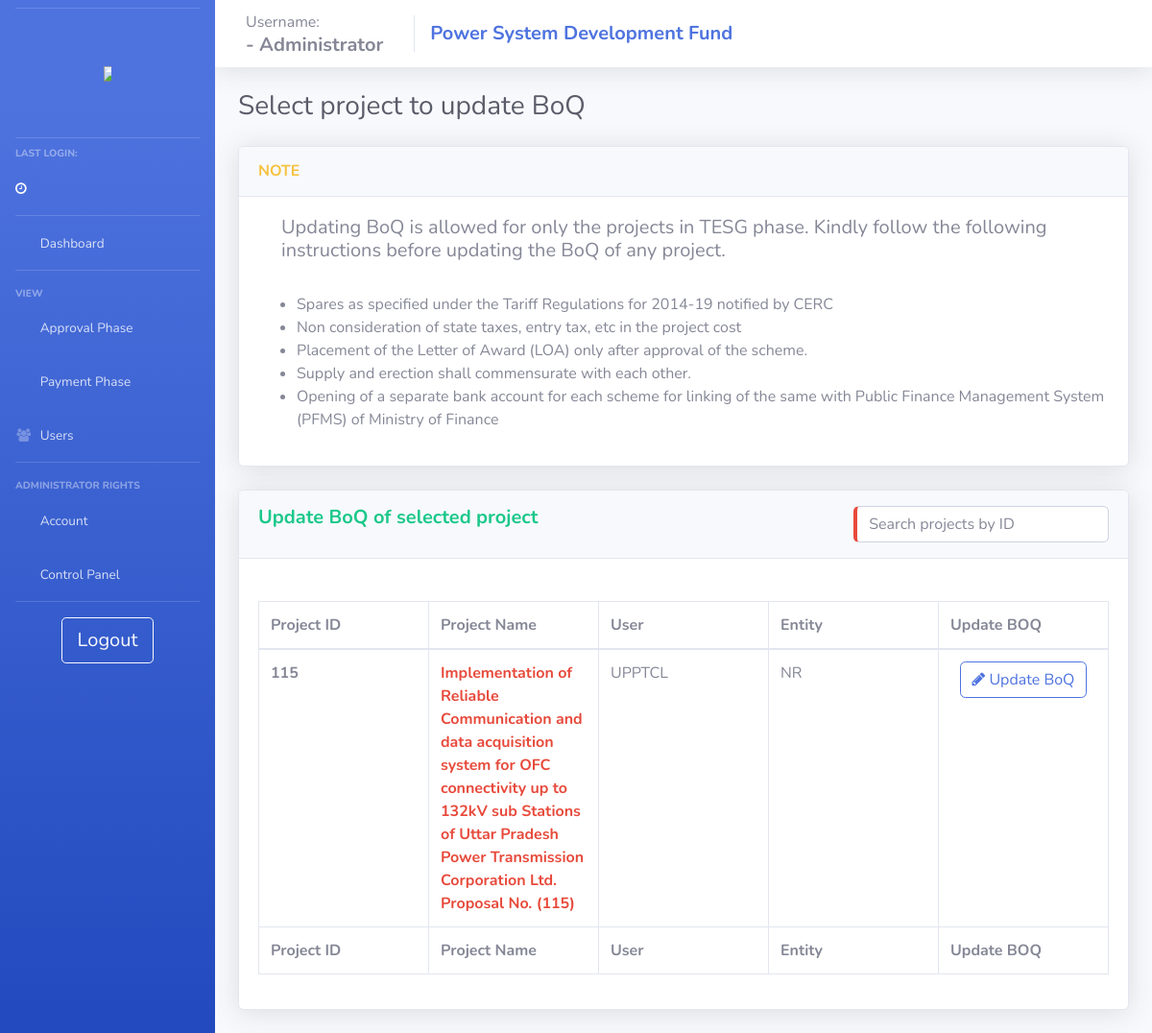
Page /update_boq/0 (signed in) on the committed database.
### psdf_main/models.py (models this page shows)
class projects(models.Model):
    userid = models.ForeignKey(users, null = True, on_delete = models.SET_NULL)
    name = models.CharField(max_length=200, null = False)
    newid = models.IntegerField(null = True, unique=True)
    dprsubdate = models.DateField(null = True)
    amt_asked = models.FloatField(null = False)
    amt_approved = models.FloatField(null = True)
    amt_released = models.FloatField(null = True)
    schedule = models.IntegerField(null = True)
    fundcategory = models.CharField(max_length=20, null = True)
    projectpath = models.TextField(null = True)
    quantumOfFunding = models.FloatField(null = True)
    status = models.CharField(max_length=1, null = True, default = '1')
    submitted_boq  = models.TextField(null=True)
    approved = models.BooleanField(default = False)
    deny = models.BooleanField(default = False)
    remark = models.TextField(null = True)
    denydate = models.DateField(null = True)
    approvedate = models.DateField(null = True)
    tesg_list = models.TextField(null=True)
    dpraprdate = models.DateField(null = True, auto_now_add=True)
    tesgaprdate = models.DateField(null = True)
    appraprdate = models.DateField(null = True)
    moniaprdate = models.DateField(null = True)
    workflow = models.TextField(null=True)
    doc_path = models.TextField(null=True)
    doc_sign_date = models.DateField(null=True)

class users(models.Model):
    username = models.CharField(max_length=200, null = False, unique = True)
    password = models.CharField(max_length=200, null = True)
    nodal = models.CharField(max_length=200, null = True)
    region = models.CharField(max_length=20, null = True)
    email = models.TextField(max_length=50, null=True)
    utilname = models.CharField(max_length=400, null = True)
    contact = models.CharField(max_length=10, null = True)
    address = models.CharField(max_length=500, null = True)
    reqdate = models.DateField(auto_now_add=True,null = True)
    aprdate = models.DateField( null = True)
    lastlogin = models.DateTimeField(null = True)
    admin = models.BooleanField(default=False)
    auditor = models.BooleanField(default=False)
    active = models.BooleanField(default=False)
    activate = models.BooleanField(default=False)
    notification = models.TextField(null=True)
    tpd = models.TextField(null=True)

### psdf_main/admin_project_handling.py (the view, shortened to what this page needs)
# urls.py: path('update_boq/<str:projectid>', views.update_boq, name="update_boq"),
def update_boq(request, projectid):
    if adminonline(request):
        context = full_admin_context(request)
        projid = projectid
        if projid == '0':
            context['project_list'] = projects.objects.filter(status = '1')
            return render(request, 'psdf_main/_admin_boq.html', context)
    else:
        return oops(request)

### psdf_main/helpers.py (called while the page is built, shortened)
def adminonline(request):
    if (request.session.has_key('user') and request.session.has_key('admin')):
        return True
    else:
        return False

def userDetails(username):
    user = {}
    userobj = users.objects.filter(username = username)[:1]
    return user

def pen_users(request):
    if adminonline(request):
        penuser = users.objects.filter(activate = False)
        return penuser
    else:
        return oops(request)

def pen_users_num(request):
    if adminonline(request):
        penuser = pen_users(request)
        if penuser:
            return penuser.count()
        else:
            return 0
    else:
        return oops(request)

def full_admin_context(request):
    if adminonline(request):
        context = {'user':userDetails(request.session['user']) , 'nopendingusers' : pen_users_num(request), 'nopendingprojects' : temp_projects.objects.all().exclude(deny = True).count()}
        context['tesgprojects'] = projects.objects.filter(status = '1', deny = False)
        context['appraisal_projects'] = projects.objects.filter(status = '2', deny = False)
        context['monitoring_projects'] = projects.objects.filter(status = '3', deny = False)
        context['noTESG'] = context['tesgprojects'].count()
        context['noappr'] = context['appraisal_projects'].count()
        context['nomon'] = context['monitoring_projects'].count()
        return context
    else:
        return {}

### psdf_main/templates/psdf_main/_admin_boq.html (shortened to what this page needs)
{% extends 'psdf_main/includes/admin_layout.html'%} {% load static %} {% block body %}
<div class="d-sm-flex align-items-center justify-content-between mb-4">
    <h1 class="h3 mb-0 text-gray-800">Select project to update BoQ</h1>
</div>
<div class="row">
    <div class="col-lg-12">
        <div class="card shadow mb-4">
            <a href="#format" class="d-block card-header py-3" data-toggle="collapse" role="button" aria-expanded="false" aria-controls="collapseCardExample">
                <h6 class="m-0 font-weight-bold text-warning">NOTE</h6>
            </a>
            <div class="" id="format">
                <div class="card-body">
                    <h5 class="text-black-100 container-fluid">Updating BoQ is allowed for only the projects in TESG phase. Kindly follow the following instructions before updating the BoQ of any project.</h5><br>
                    <ul>
                        <li>Spares as specified under the Tariff Regulations for 2014-19 notified by CERC</li>
                        <li>Non consideration of state taxes, entry tax, etc in the project cost</li>
                        <li>Placement of the Letter of Award (LOA) only after approval of the scheme.</li>
                        <li>Supply and erection shall commensurate with each other.</li>
                        <li>Opening of a separate bank account for each scheme for linking of the same with Public Finance Management System (PFMS) of Ministry of Finance</li>
                    </ul>
                </div>
            </div>
        </div>
    </div>
</div>
<div class="row">
    <div class="col-lg-12">
        <div class="card shadow mb-4">
            <div class="card-header py-3">
                <h5 class="m-0 font-weight-bold text-success">Update BoQ of selected project
                    <input type="text" id="temp_proj_search" class="form-control input-text pull-right border-left-danger" onkeyup="get_temp_proj('temp_proj_search','dataTable')" placeholder="Search projects by ID" title="Search" style="margin:auto; width: 30%;">
                </h5>
            </div>
            <div class="card-body">
                <br>
                <div class="table-responsive">
                    <table class="table table-bordered" id="dataTable" width="100%" cellspacing="0" style="table-layout: fixed;
                    width: 100%;">
                        <thead>
                            <tr>
                                <th>Project ID</th>
                                <th>Project Name</th>
                                <th>User</th>
                                <th>Entity</th>
                                <th>Update BOQ</th>
                            </tr>
                        </thead>
                        <tfoot>
                            <tr>
                                <th>Project ID</th>
                                <th>Project Name</th>
                                <th>User</th>
                                <th>Entity</th>
                                <th>Update BOQ</th>
                            </tr>
                        </tfoot>
                        <tbody>
                            {% if not project_list %}
                            <tr>
                                <td>Not Available</td>
                                <td>Not Available</td>
                                <td>Not Available</td>
                                <td>Not Available</td>
                                <td>Not Available</td>
                            </tr>
                            {% else %} {% for proj in project_list %}
                            <tr>
                                <td class="font-weight-bolder">{{proj.newid}}</td>
                                <td><a href="/admin_project_details/{{proj.id}}" class="font-weight-bold text-danger">{{proj.name}}</a></td>
                                <td>{{proj.userid.username}}</td>
                                <td>{{proj.userid.region}}</td>
                                <td class="text-center">
                                    <a class="btn btn-outline-primary btn-responsive" href="/update_boq/{{proj.id}}">
                                        <i class="fa fa-pencil"></i> Update BoQ
                                    </a>
                                </td>
                            </tr>
                            {% endfor %} {% endif %}
                        </tbody>
                    </table>
                </div>
            </div>
        </div>
    </div>
</div>
{% endblock %}

### static/css/base.css (style rules this page uses)
.btn-responsive { white-space: normal !important; word-wrap: break-word; }
.table-responsive { max-height: 80%; }

### rows in the picture
projects: newid "115", name "Implementation of Reliable Communication and data acquisition system for OFC connectivity up to 132kV sub Stations of Uttar Pradesh Power Transmission Corporation Ltd. Proposal No. (115)", userid.username "UPPTCL", userid.region "NR"
